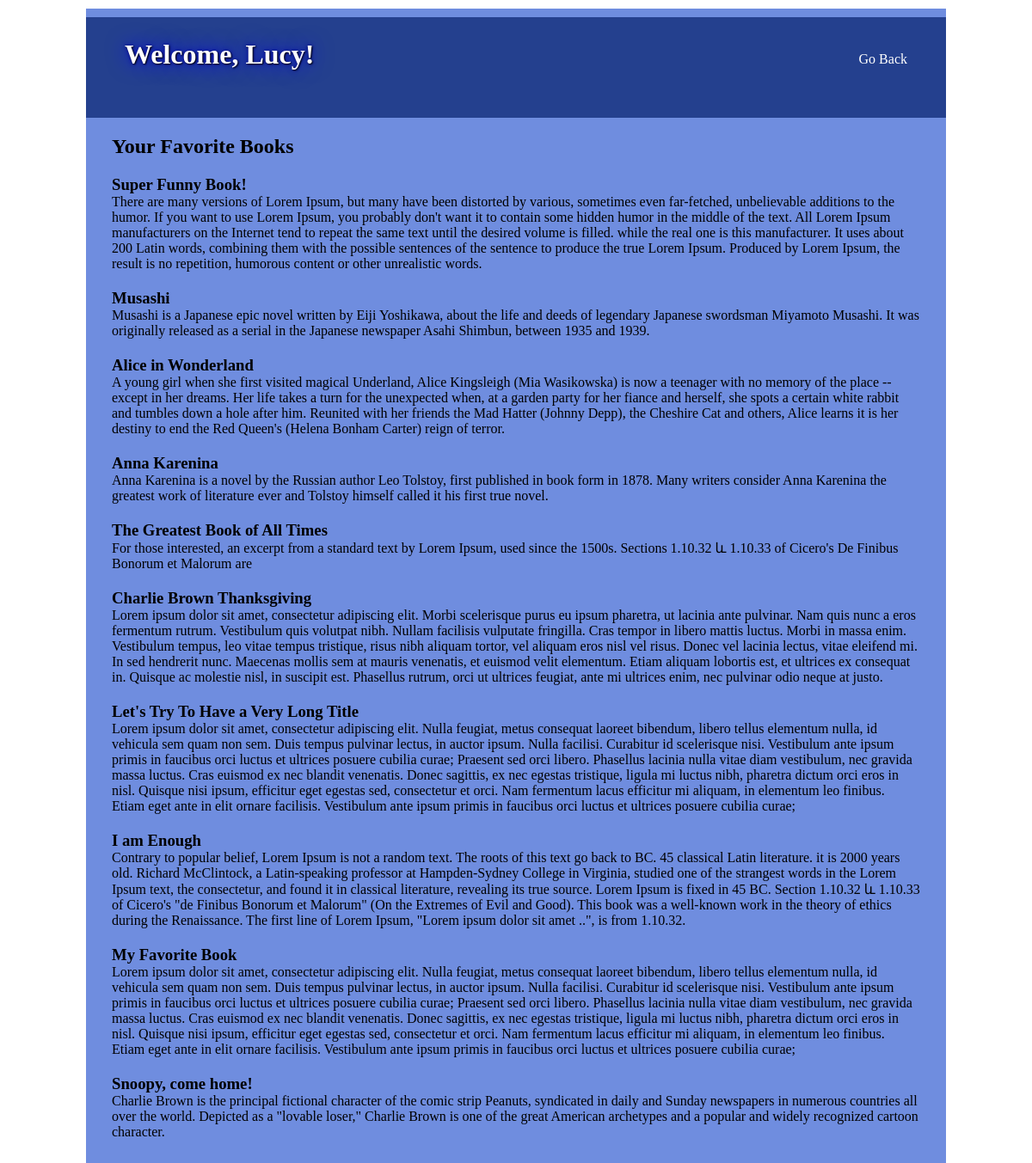
Page /favorites (signed in) on the committed database.
### books_app/models.py (models this page shows)
class User(models.Model):
    first_name = models.CharField(max_length=45)
    last_name = models.CharField(max_length=45)
    email = models.CharField(max_length=45)
    password = models.CharField(max_length=255)
    created_at = models.DateTimeField(auto_now_add=True)
    updated_at = models.DateTimeField(auto_now=True)
    objects = UserManager()

class Book(models.Model):
    title = models.CharField(max_length=255)
    desc = models.TextField()
    uploaded_by = models.ForeignKey(User, related_name="uploaded_books", on_delete=models.CASCADE)
    users_who_like = models.ManyToManyField(User, related_name="liked_books")
    created_at = models.DateTimeField(auto_now_add=True)
    updated_at = models.DateTimeField(auto_now=True)
    objects = BookManager()

### books_app/views.py (the view)
# urls.py: path('favorites', views.favorites)
def favorites(request):
    logged_user = User.objects.get(id=request.session['id'])
    context = {
        'fav_books': Book.objects.filter(users_who_like = logged_user).all()
    }
    return render(request, 'favorites.html', context)

### books_app/templates/favorites.html (shortened to what this page needs)
<!DOCTYPE html>
<html lang="en">
<head>
    {% load static %}
    <link rel="stylesheet" href="{%static 'style/books.css'%}">
</head>
<body>
    <div id="wrapper">
        <div id="header">
            <h1 class="header_h">Welcome, {{request.session.name}}!</h1>
            <div class="header_a"><a href="/books">Go Back</a></div>
        </div>
        <div id="main_content">
            <h2>Your Favorite Books</h2>
            {% for book in fav_books  %}
            <dl>
                <dt><h3>{{book.title}}</h3></dt>
                <dd><p>{{book.desc}}</p></dd>
            </dl>
            {% endfor %}
        </div>
    </div>
</body>
</html>

### books_app/static/style/books.css (style rules this page uses)
* { padding: 0px; margin: 0px; }
#wrapper { margin: 10px auto; width: 1000px; padding-top: 10px; padding-bottom: 20px; background-color: #6f8ddf; }
#main_content { margin: 20px 30px; }
h1 { margin-bottom: 30px; color: #fff; text-shadow: 1px 1px 2px black, 0 0 25px blue, 0 0 5px darkblue; }
#header { color: #fff; background-color: #24408e; padding: 25px 45px; }
a { text-decoration: none; color: #fff; }
.header_a { display: inline-block; width: 453px; text-align: right; }
.header_h { display: inline-block; width: 453px; }
#main_content dl { margin-top: 20px; }

### rows in the picture
User: session.name "Lucy"
Book: title "Super Funny Book!", desc "There are many versions of Lorem Ipsum, but many have been distorted by various, sometimes even far-fetched, unbelievable additions to the humor. If you want to use Lorem Ipsum, you probably don't want it to contain some hidden humor in the middle of the text. All Lorem Ipsum manufacturers on the Internet tend to repeat the same text until the desired volume is filled. while the real one is this manufacturer. It uses about 200 Latin words, combining them with the possible sentences of the sentence to produce the true Lorem Ipsum. Produced by Lorem Ipsum, the result is no repetition, humorous content or other unrealistic words."
Book: title "Musashi", desc "Musashi is a Japanese epic novel written by Eiji Yoshikawa, about the life and deeds of legendary Japanese swordsman Miyamoto Musashi. It was originally released as a serial in the Japanese newspaper Asahi Shimbun, between 1935 and 1939."
Book: title "Alice in Wonderland", desc "A young girl when she first visited magical Underland, Alice Kingsleigh (Mia Wasikowska) is now a teenager with no memory of the place -- except in her dreams. Her life takes a turn for the unexpected when, at a garden party for her fiance and herself, she spots a certain white rabbit and tumbles down a hole after him. Reunited with her friends the Mad Hatter (Johnny Depp), the Cheshire Cat and others, Alice learns it is her destiny to end the Red Queen's (Helena Bonham Carter) reign of terror."
Book: title "Anna Karenina", desc "Anna Karenina is a novel by the Russian author Leo Tolstoy, first published in book form in 1878. Many writers consider Anna Karenina the greatest work of literature ever and Tolstoy himself called it his first true novel."
Book: title "The Greatest Book of All Times", desc "For those interested, an excerpt from a standard text by Lorem Ipsum, used since the 1500s. Sections 1.10.32 և 1.10.33 of Cicero's De Finibus Bonorum et Malorum are"
Book: title "Charlie Brown Thanksgiving", desc "Lorem ipsum dolor sit amet, consectetur adipiscing elit. Morbi scelerisque purus eu ipsum pharetra, ut lacinia ante pulvinar. Nam quis nunc a eros fermentum rutrum. Vestibulum quis volutpat nibh. Nullam facilisis vulputate fringilla. Cras tempor in libero mattis luctus. Morbi in massa enim. Vestibulum tempus, leo vitae tempus tristique, risus nibh aliquam tortor, vel aliquam eros nisl vel risus. Donec vel lacinia lectus, vitae eleifend mi. In sed hendrerit nunc. Maecenas mollis sem at mauris venenatis, et euismod velit elementum. Etiam aliquam lobortis est, et ultrices ex consequat in. Quisque ac molestie nisl, in suscipit est. Phasellus rutrum, orci ut ultrices feugiat, ante mi ultrices…"
Book: title "Let's Try To Have a Very Long Title", desc "Lorem ipsum dolor sit amet, consectetur adipiscing elit. Nulla feugiat, metus consequat laoreet bibendum, libero tellus elementum nulla, id vehicula sem quam non sem. Duis tempus pulvinar lectus, in auctor ipsum. Nulla facilisi. Curabitur id scelerisque nisi. Vestibulum ante ipsum primis in faucibus orci luctus et ultrices posuere cubilia curae; Praesent sed orci libero. Phasellus lacinia nulla vitae diam vestibulum, nec gravida massa luctus. Cras euismod ex nec blandit venenatis. Donec sagittis, ex nec egestas tristique, ligula mi luctus nibh, pharetra dictum orci eros in nisl. Quisque nisi ipsum, efficitur eget egestas sed, consectetur et orci. Nam fermentum lacus efficitur mi aliquam, in…"
Book: title "I am Enough", desc "Contrary to popular belief, Lorem Ipsum is not a random text. The roots of this text go back to BC. 45 classical Latin literature. it is 2000 years old. Richard McClintock, a Latin-speaking professor at Hampden-Sydney College in Virginia, studied one of the strangest words in the Lorem Ipsum text, the consectetur, and found it in classical literature, revealing its true source. Lorem Ipsum is fixed in 45 BC. Section 1.10.32 և 1.10.33 of Cicero's \"de Finibus Bonorum et Malorum\" (On the Extremes of Evil and Good). This book was a well-known work in the theory of ethics during the Renaissance. The first line of Lorem Ipsum, \"Lorem ipsum dolor sit amet ..\", is from 1.10.32."
Book: title "My Favorite Book", desc "Lorem ipsum dolor sit amet, consectetur adipiscing elit. Nulla feugiat, metus consequat laoreet bibendum, libero tellus elementum nulla, id vehicula sem quam non sem. Duis tempus pulvinar lectus, in auctor ipsum. Nulla facilisi. Curabitur id scelerisque nisi. Vestibulum ante ipsum primis in faucibus orci luctus et ultrices posuere cubilia curae; Praesent sed orci libero. Phasellus lacinia nulla vitae diam vestibulum, nec gravida massa luctus. Cras euismod ex nec blandit venenatis. Donec sagittis, ex nec egestas tristique, ligula mi luctus nibh, pharetra dictum orci eros in nisl. Quisque nisi ipsum, efficitur eget egestas sed, consectetur et orci. Nam fermentum lacus efficitur mi aliquam, in…"
Book: title "Snoopy, come home!", desc "Charlie Brown is the principal fictional character of the comic strip Peanuts, syndicated in daily and Sunday newspapers in numerous countries all over the world. Depicted as a \"lovable loser,\" Charlie Brown is one of the great American archetypes and a popular and widely recognized cartoon character."
